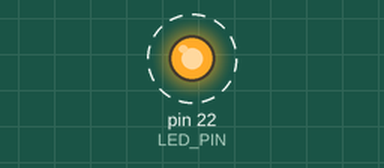
A program run on a simulated Arduino Mega 2560, built with avr-gcc and run on an emulated ATmega2560. Parts: output pins drawn as LEDs (lit = HIGH). Dashed ring = blinking.

Above: at 0.2 s.
Timing chart, 0 to 3.0 s (numbered marks = the images above):
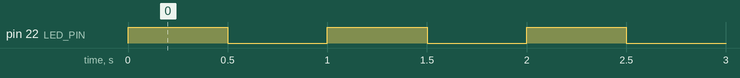

The program:

main.cpp
```cpp
//**************************************************************//
//  Name    : Transistors as switches
//  Author  : Jose Luis Figueroa
//  Date    : 12 April, 2021
//  Board   : Arduino
//  Version : 1.0
//  Notes   : Use a transistor as swithc(Pin 22 connected to Base)
//**************************************************************//
#include <Arduino.h>
#include <Led.h>

const uint8_t LED_PIN = 22;

//Instance
Led led(LED_PIN);

void setup()
{

}

void loop()
{
  led.on();
  delay(500);
  led.off();
  delay(500);
}
```

Measured:
- by itself, pin 22 (LED_PIN): alternates HIGH for 0.50 s and LOW for 0.50 s
